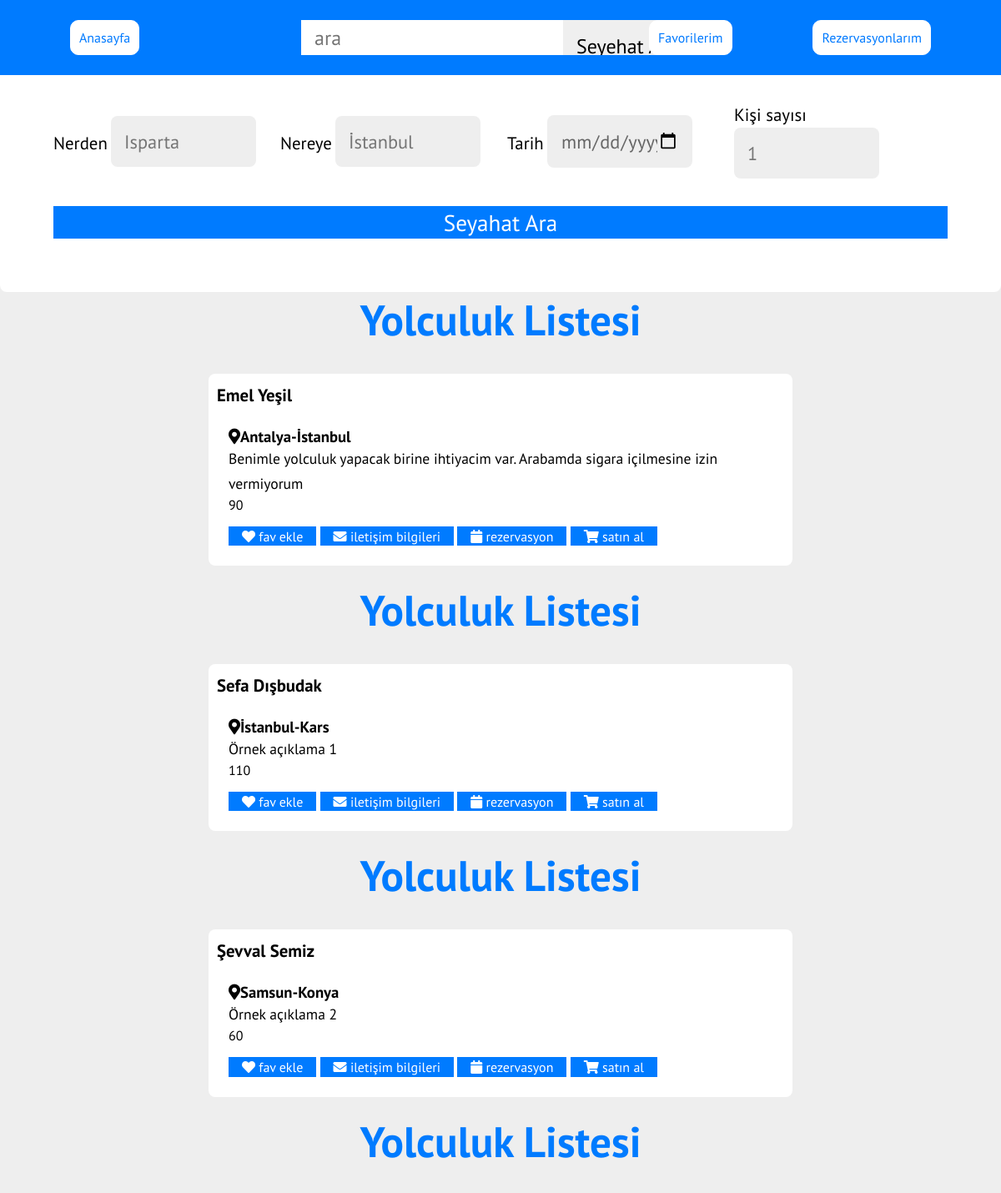
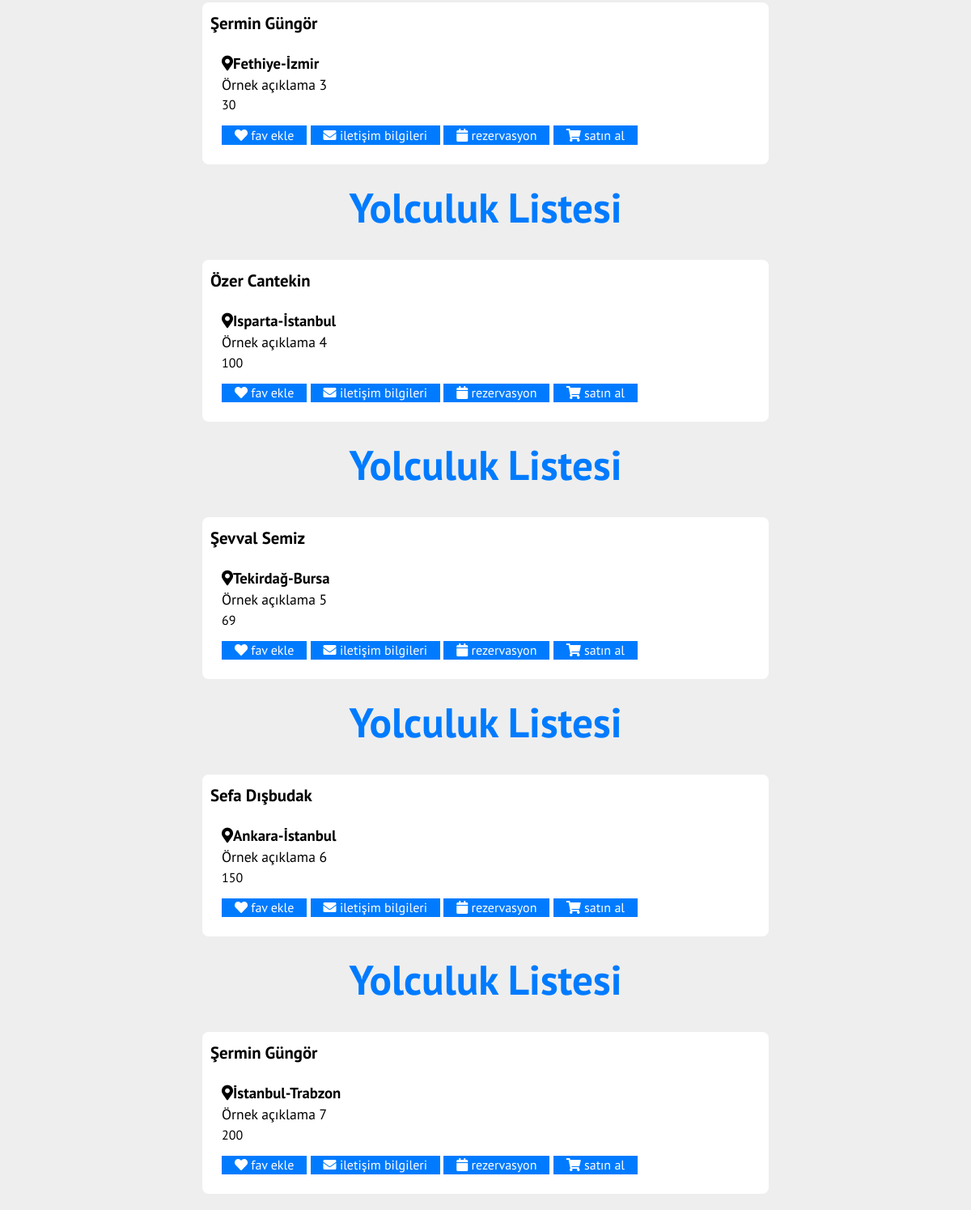
Screenshot of /seyehat-template.php with the database file from the repository (2 pictures, top to bottom).
### tables this page shows
CREATE TABLE `seyehat` (
  `id` int(11) NOT NULL AUTO_INCREMENT,
  `userID` int(11) NOT NULL,
  `nerden` varchar(128) NOT NULL,
  `nereye` varchar(128) NOT NULL,
  `tarih` date NOT NULL,
  `kisi` varchar(128) NOT NULL,
  `fiyat` varchar(128) NOT NULL,
  `aciklama` varchar(256) DEFAULT NULL,
  PRIMARY KEY (`id`)
);

CREATE TABLE `users` (
  `id` int(11) NOT NULL AUTO_INCREMENT,
  `name` varchar(128) NOT NULL,
  `surname` varchar(128) NOT NULL,
  `e-mail` varchar(128) NOT NULL,
  `password` varchar(128) NOT NULL,
  `tel` varchar(128) NOT NULL,
  PRIMARY KEY (`id`)
);

### seyehat-template.php (the view, shortened to what this page needs)
<?php
include("config.php");
$nerden = $_POST["nerden"];
$nereye = $_POST["nereye"];
$tarih = $_POST["tarih"];
$kisi = $_POST["kisi"];
$result = mysqli_query($open, "SELECT * FROM `seyehat` WHERE  LOWER(`nerden`) LIKE LOWER('%$nerden%') AND LOWER(`nereye`) LIKE LOWER('%$nereye%') AND LOWER(`tarih`) LIKE LOWER('%$tarih%') AND LOWER(`kisi`) LIKE LOWER('%$kisi%') ");
?>
<!DOCTYPE html>
<html lang="en">
<head>
    <link rel="stylesheet" href="https://cdnjs.cloudflare.com/ajax/libs/font-awesome/5.15.4/css/all.min.css">
    <link rel="stylesheet" href="./style.css">
</head>
<body>
    <header class="header">
    <a class="favoriler" href="index.php">Anasayfa</a>
        <form action="sonuc.php" class="search-form" method="get">
            <input type="arama" name="query" placeholder="ara" id="aramakutusu" required>
            <input class="srcInpt" type="submit" value="Seyehat Ara">
        </form>
        <a class="favoriler" href="favoriler.php">Favorilerim</a>
        <a class="favoriler" href="rezervasyon.php">Rezervasyonlarım</a>
    </header>
    <br><br><br>
    <section class="form-container" data-aos="zoom-in">
        <form action="seyehat-template.php" method="post">
            <div class="inputBox">
                <span>Nerden</span>
                <input type="text" name="nerden" placeholder="Isparta" required>
            </div>
            <div class="inputBox">
                <span>Nereye</span>
                <input type="text" name="nereye" placeholder="İstanbul" required>
            </div>
            <div class="inputBox">
                <span>Tarih</span>
                <input type="date" name="tarih" required>
            </div>
            <div class="inputBox">
                <span>Kişi sayısı</span>
                <input type="text" name="kisi" placeholder="1" required>
            </div>
            <input type="submit" value="Seyahat Ara" class="btn">
        </form>
    </section>
    <section class="packages" id="packages">
        <?php
        foreach ($result as $seyehat) {
            $result = mysqli_query($open, "SELECT `name`, `surname`, `e-mail`, `tel` FROM `users` WHERE `id` = '".$seyehat["userID"]."' ");
            $userInfo = mysqli_fetch_array($result);
        ?>
        <h1 class="heading"> Yolculuk <span>Listesi</span> </h1>
        <div class="box-container">
            <div class="box" data-aos="fade-up">
                <div class="image">
                    <h4 class="profil_name"><?=$userInfo["name"]?> <?=$userInfo["surname"]?></h4>
                </div>
                <div class="content">
                    <h3> <i class="fas fa-map-marker-alt"></i><?=$seyehat["nerden"]?>-<?=$seyehat["nereye"]?></h3>
                    <p><?=$seyehat["aciklama"]?></p>
                    <div class="fiyat:"><?=$seyehat["fiyat"]?></div>
                    <a href="fav-ekle.php?id=<?=$seyehat["id"]?>&userID=<?=$seyehat["userID"]?>" class="btn"><i class="fa fa-heart" aria-hidden="true"></i> fav ekle</a>
                    <a href="#" class="btn message" data-name="<?php echo $userInfo["name"]; ?>" data-surname="<?php echo $userInfo["surname"]; ?>" data-email="<?php echo $userInfo["e-mail"]; ?>" data-tel="<?php echo $userInfo["tel"]; ?>"><i class="fa fa-envelope" aria-hidden="true"></i> iletişim bilgileri</a>
                    <a href="rezervasyon-ekle.php?seyehatID=<?=$seyehat["id"]?>" class="btn"><i class="fa fa-calendar" aria-hidden="true"></i> rezervasyon</a>
                    <a href="./odeme.html" class="btn"><i class="fa fa-shopping-cart" aria-hidden="true"></i> satın al</a>
                </div>
            </div>
        </div>
        <?php } ?>
</body>
</html>

### style.css (style rules this page uses)
:root { --blue: #007bff; --text-color-1:#444; --text-color-1:#666; --bg-color-1:#FFF; --bg-color-2:#eee; --box-shadow:0.5rem 1.5rem rgba(0,0,0,.1); }
* { font-family: 'PT Sans', sans-serif; margin: 0; padding: 0; box-sizing: border-box; outline: none; border: none; text-decoration: none; transition: all .2s linear; }
html { font: size 62.5%; overflow: scroll; scroll-padding-top: 7rem; scroll-behavior: smooth; }
body { background: var(--bg-color-2); }
.header { position: fixed; top:0; left:0; right:0; background: var(--blue); padding: 1.5rem 7%; z-index: 1; display: flex; align-items: center; justify-content: space-between; }
.header .search-form { background: var(--bg-color-2); border-radius: .3em; display: flex; align-items: center; height: 2.6rem; width: 20rem; }
.header .search-form input { height: 100%; font-size: 1.5rem; color:black; padding:1rem; }
.form-container form { background: var(--bg-color-1); border-radius: .5rem; padding:4rem; display: flex; flex-wrap: wrap; gap:1rem; align-items: center; }
.form-container form .inputBox { flex:1 1 15rem; }
.form-container form .inputBox span { font-size: 1.3rem; color:var(--text-color-2); }
.form-container form .inputBox input { font-size: 1.4rem; color:var(--text-color-1); background:var(--bg-color-2); border-radius: .5rem; margin:.1rem 0; text-transform: none; width: 68%; padding:1rem; }
.form-container form .btn { flex:1 1 23rem; font-size: 1.7rem; color: white; background-color: var(--blue); }
.heading { text-align: center; padding-bottom: 2rem; color:var(--blue); font-size: 3.2rem; }
.favoriler { text-decoration: none; color:#007aff; border: 1px solid #ffffff; padding: 10px; background-color: #ffffff; border-radius: 10px; }
.packages .box-container { margin-left: auto; margin-right: auto; width: 700px; display: flex; flex-direction: column; }
.packages .box-container .box { background: white; border-radius: .5rem; margin-bottom: 20px; }
.profil_name { padding-top: 12px; padding-left: 10px; font-size: 1.3rem; }
.packages .box-container .box .content { padding:1.5rem; padding-top: 8; }
.packages .box-container .box .content p { font-size: 1.1rem; color:black; line-height: 1.7; }
.btn { margin-top: 1rem; display: inline-block; padding:.1rem 1rem; font-size: 1rem; color: white; background:var(--blue); cursor: pointer; }

### rows the page displays
seyehat: userID.name "Emel", userID.surname "Yeşil", nerden "Antalya", nereye "İstanbul", aciklama "Benimle yolculuk yapacak birine ihtiyacim var. Arabamda sigara içilmesine izin vermiyorum", fiyat "90"
seyehat: userID.name "Sefa", userID.surname "Dışbudak", nerden "İstanbul", nereye "Kars", aciklama "Örnek açıklama 1", fiyat "110"
seyehat: userID.name "Şevval", userID.surname "Semiz", nerden "Samsun", nereye "Konya", aciklama "Örnek açıklama 2", fiyat "60"
seyehat: userID.name "Şermin", userID.surname "Güngör", nerden "Fethiye", nereye "İzmir", aciklama "Örnek açıklama 3", fiyat "30"
seyehat: userID.name "Özer", userID.surname "Cantekin", nerden "Isparta", nereye "İstanbul", aciklama "Örnek açıklama 4", fiyat "100"
seyehat: userID.name "Şevval", userID.surname "Semiz", nerden "Tekirdağ", nereye "Bursa", aciklama "Örnek açıklama 5", fiyat "69"
seyehat: userID.name "Sefa", userID.surname "Dışbudak", nerden "Ankara", nereye "İstanbul", aciklama "Örnek açıklama 6", fiyat "150"
seyehat: userID.name "Şermin", userID.surname "Güngör", nerden "İstanbul", nereye "Trabzon", aciklama "Örnek açıklama 7", fiyat "200"
